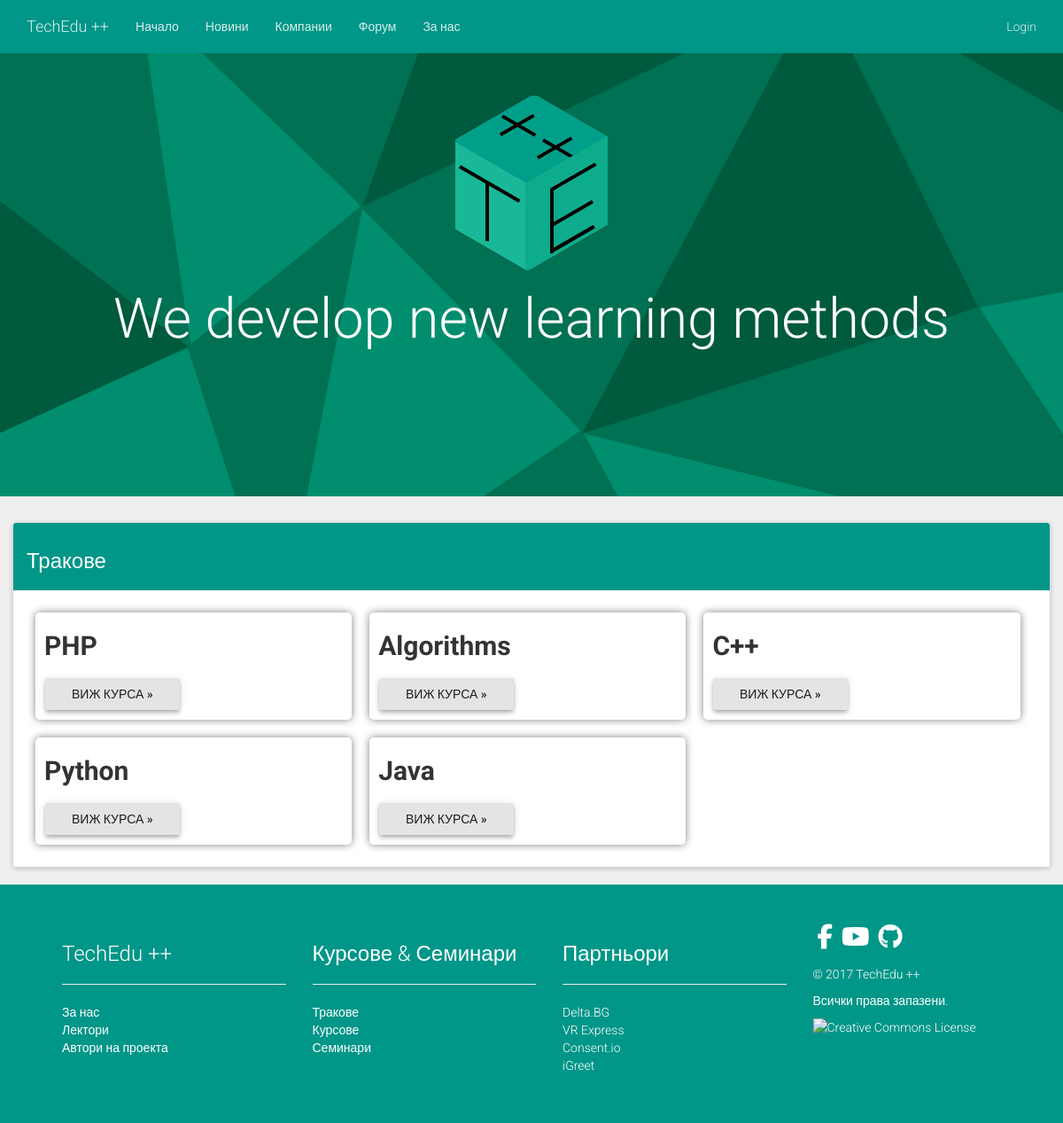
/trainings/tracks, run on the app's committed database.
### tables this page shows
CREATE TABLE `Tracks` (
  `Num` bigint(20) UNSIGNED NOT NULL,
  `ID` text NOT NULL,
  `Name` text NOT NULL,
  `Folder` text NOT NULL,
  `ExamLink` text NOT NULL,
  `Author` text NOT NULL
);

### lib/mysql.php (called while the page is built, shortened)
<?php
	class MySQL
	{
		public  $servername = "localhost";
		private $username = "root";
		private $password = "tts2002";
		public $conn;
		function __construct (string $dbname_param)
		{
			$this->dbname = $dbname_param;
			$this->conn = new mysqli ($this->servername, $this->username, $this->password, $this->dbname);
		}
		function query (string $command)
		{
			return ($this->conn->query ($command));
		}
	}
?>

### lib/get/tracks.php (the view, shortened to what this page needs)
<?php
	include_once ($_SERVER["DOCUMENT_ROOT"] . "/lib/mysql.php");
	$dbname = "Infocourse";
	$conn = new MySQL ($dbname);
	$sql = "SELECT * FROM `Tracks`";
	$result = $conn->query($sql);
	if ($result->num_rows > 0)
	{
		while($row = $result->fetch_assoc())
		{
			echo "<article class=\"course-item col-md-4\">";
			echo "<h2>{$row["Name"]}</h2>";
			echo "<a href=\"{$row["Folder"]}\" role=\"button\" class=\"btn btn-raised active\">Виж курса »</a>";
			echo "</article>";
		}
	}
?>

### css/extension.css (style rules this page uses)
.course-item { background-color: #fff; box-shadow: 0 0 10px #808080; margin: 10px; padding: 1px 10px 1px; border-radius: 5px; position: relative; }
.course-item.col-md-4 h2 { font-weight: bold; }

### data on the page
tracks: Name "PHP"
tracks: Name "Algorithms"
tracks: Name "C++"
tracks: Name "Python"
tracks: Name "Java"
